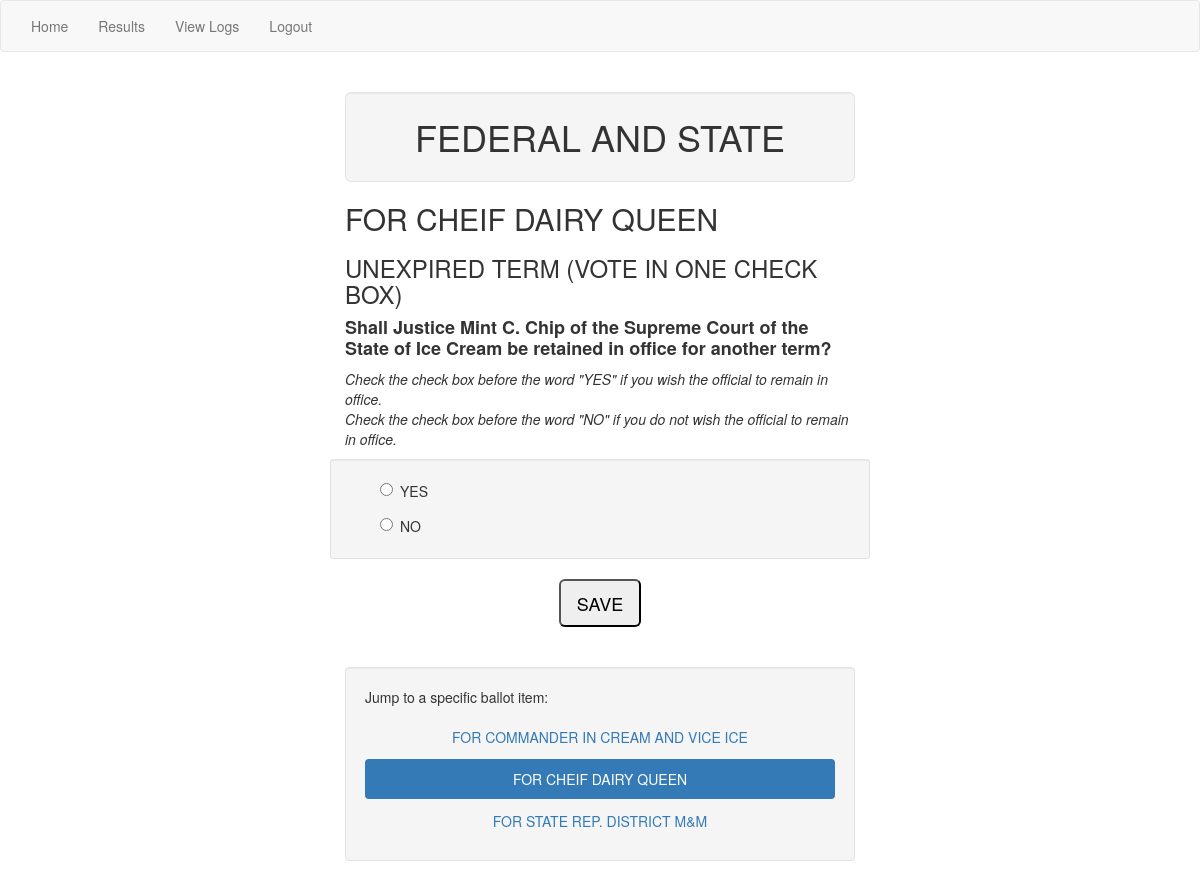
The page /voteapp/election1/ballot2/ (signed in) on the database its author committed.
### voteapp/models.py (models this page shows, shortened)
class Election(models.Model):
    name = models.CharField(max_length=200)
    vote_deadline = models.DateTimeField('vote_deadline')
    voters = models.ManyToManyField(User)

class Ballot(models.Model):
    ballot_title = models.TextField(max_length=500)
    how_to_vote = models.TextField(max_length=500, blank=True)
    ballot_question = models.TextField(max_length=500, blank=True)
    ballot_details= models.TextField(max_length=500, blank=True)
    election = models.ForeignKey(Election, on_delete=models.CASCADE)
    type = models.TextField(default="radio", max_length=200)
    required_num = models.IntegerField(default=0)
    max_num = models.IntegerField(default=1)
    allow_custom = models.BooleanField(default=False)
    display_order = models.IntegerField(default=10)
    def get_options(self):
        return self.option_set.order_by('display_order')

### voteapp/views.py (the view, shortened to what this page needs)
# urls.py: url(r'^election(?P<election_id>[0-9]+)/$', views.election_detail, name='election_detail'),
@login_required(login_url='/voteapp/login/')
def election_detail(request, election_id, ballot_id=None):
    form = None
    cur_ballot = None
    next_ballot = None
    write_in_form = None
    added_option = False
    if is_eligible(request, election_id): #authenticate user
        election = get_object_or_404(Election, pk=election_id)
        if ballot_id:
            cur_ballot = get_object_or_404(Ballot, pk=ballot_id)
            ballot_options = get_ballot_options(request, cur_ballot)
            form = MultiVoteForm(request.POST or None, extra=ballot_options, label_suffix="")
        next_ballot = get_next_ballot(election, ballot_id)
        return render(request, 'voteapp/election_detail.html', {'form':form, 'write_in_form':write_in_form, 'election': election, 'ballot': cur_ballot, 'next_ballot':next_ballot, 'show_submit':True})

### voteapp/forms.py (shortened to what this page needs)
class MultiVoteForm(forms.Form):
    def __init__(self, *args, **kwargs):
        dynamic_form = kwargs.pop('extra')
        self.form_type = dynamic_form['type']
        self.max_choices = dynamic_form['max_choices']
        super(MultiVoteForm, self).__init__(*args, **kwargs)
        if self.form_type == 'checkbox':
            for option in dynamic_form['option_list']:
                print(option)
                self.fields['choice_{}-{}'.format(option['type'], option['obj'].id)] = forms.BooleanField(label=option['obj'].option_text, required=False)
        if self.form_type == 'radio':
            choices = []
            for option in dynamic_form['option_list']:
                choices.append(('{}-{}'.format(option['type'], option['obj'].id),option['obj'].option_text,))
            self.fields['choice'] = forms.ChoiceField( widget=forms.RadioSelect(), choices=choices, required=False)

### voteapp/views.py (called while the page is built)
def is_eligible(request, election_id):
    if request.user.election_set.filter(id=election_id): #make sure user is elegible to vote
        return True
    else:
        raise Http404("You are not registered for this election.")

def get_ballot_options(request, ballot):
    dynamic_form = {'type': ballot.type, 'allow_custom':ballot.allow_custom, 'max_choices':ballot.max_num}
    dynamic_form['option_list'] = []
    for opt in ballot.option_set.all():
        dynamic_form['option_list'].append({'type':'normal', 'obj':opt})
    if ballot.allow_custom:
        dynamic_form['allow_custom'] = True
        for write_in in request.user.writeinoption_set.filter(ballot_item=ballot.id):
            dynamic_form['option_list'].append({'type':'write_in', 'obj':write_in})
    return dynamic_form

def get_next_ballot(election, ballot_id):
    ballots = election.ballot_set.all().order_by('display_order')
    get_next = False
    next_ballot = None
    for ballot in ballots:
        if get_next:
            next_ballot = ballot
            break
        if str(ballot.id) == str(ballot_id):
            get_next = True
            print("Setting get_next to true")
    return next_ballot

### voteapp/templates/voteapp/election_detail.html (shortened to what this page needs)
{% extends 'voteapp/base.html' %}
{% block content %}
<div class="container">
    <h1 class="well well-lg text-center">{{ election.name }}</h1>
    {% if ballot %}
        <form action="." method="post">
        <h2>{{ballot.ballot_title}}</h2>
        {% if ballot.how_to_vote %}<h3>{{ballot.how_to_vote | linebreaksbr}}</h3>{% endif %}
        {% if ballot.ballot_question %}<h4><strong>{{ballot.ballot_question| linebreaksbr}}</strong></h4>{% endif %}
        {% if ballot.ballot_details %}<p><em>{{ballot.ballot_details| linebreaksbr}}</em></p>{% endif %}
        {% if ballot.get_options %}
            {% if ballot.type == 'ranked' %}
                <div class="row top-buffer  container">
                    <div class="form-group ">
                        {% for field in form %}
                        <div class="row well well-sm">
                            {{ field.errors }}
                            <div class="col-sm-2 text-center">
                            {{ field }}
                            </div>
                            <div class="col-sm-8">
                                {{ field.label_tag |linebreaksbr }}
                            </div>
                        </div>
                        {% endfor %}
                    </div>
                </div>
            {% elif ballot.type == 'radio' %}
                <div >
                        {% for field in form %}
                        <div class="row well well-sm">
                            <div class="radio">
                            {{ field }}
                            </div>
                        </div>
                        {% endfor %}
                </div>
            {% endif %}
        {% endif %}
            <div class="text-center top-buffer">
                <a href="{% url 'voteapp:election_detail' election.id %}"><button name="Save" type="submit" value="Save" class="btn-lg">SAVE</button></a>
            </div>
        </form>
    {% endif %}
    <div class="footer well well-md">
        <p>Jump to a specific ballot item:</p>
        <ul class="nav nav-pills nav-stacked text-center">
        {% for each_ballot in election.ballot_set.all %}
            <li class="{% if each_ballot.id == ballot.id %}active{% endif %}"><a  href="{% url 'voteapp:election_detail_ballot' election.id each_ballot.id %}">{{ each_ballot.ballot_title }}</a></li>
        {% endfor %}
        </ul>
    </div>
</div>
{% endblock %}

### voteapp/static/voteapp/style.css (style rules this page uses)
a { text-decoration: none; }
button { color:#000; }
body { background: white ; }
.container { max-width: 54rem; }
.footer { margin-top: 4rem; }
.top-buffer { margin-top: 2rem; }
div.radio > ul >li { list-style: none; margin-top: 1rem; line-height: 25px; }
div.radio > ul >li>label>input { padding-right: 20px; }

### rows shown on the page
Election: name "FEDERAL AND STATE"
Ballot: ballot_title "FOR CHEIF DAIRY QUEEN", how_to_vote "UNEXPIRED TERM (VOTE IN ONE CHECK BOX)", ballot_question "Shall Justice Mint C. Chip of the Supreme Court of the State of Ice Cream be retained in office for another term?", ballot_details "Check the check box before the word \"YES\" if you wish the official to remain in office. Check the check box before the word \"NO\" if you do not wish the official to remain in office."
Ballot: ballot_title "FOR COMMANDER IN CREAM AND VICE ICE"
Ballot: ballot_title "FOR STATE REP. DISTRICT M&M"
